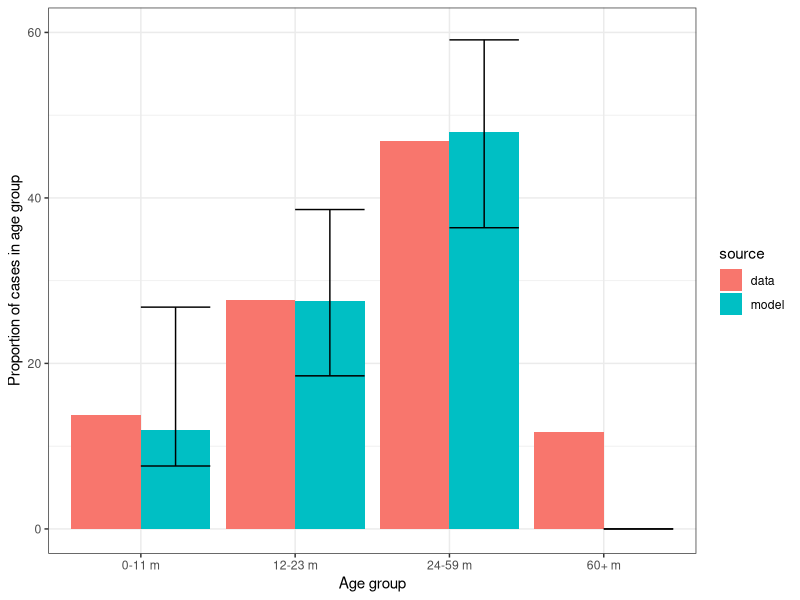
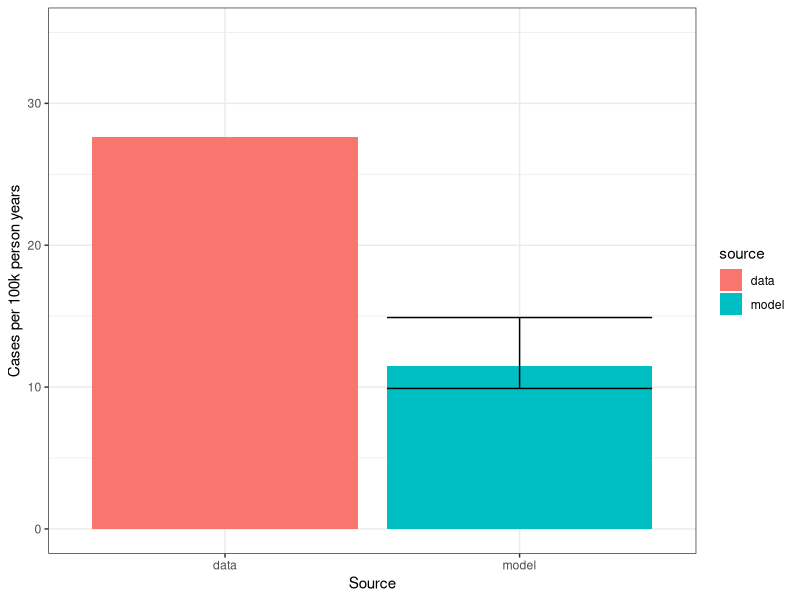
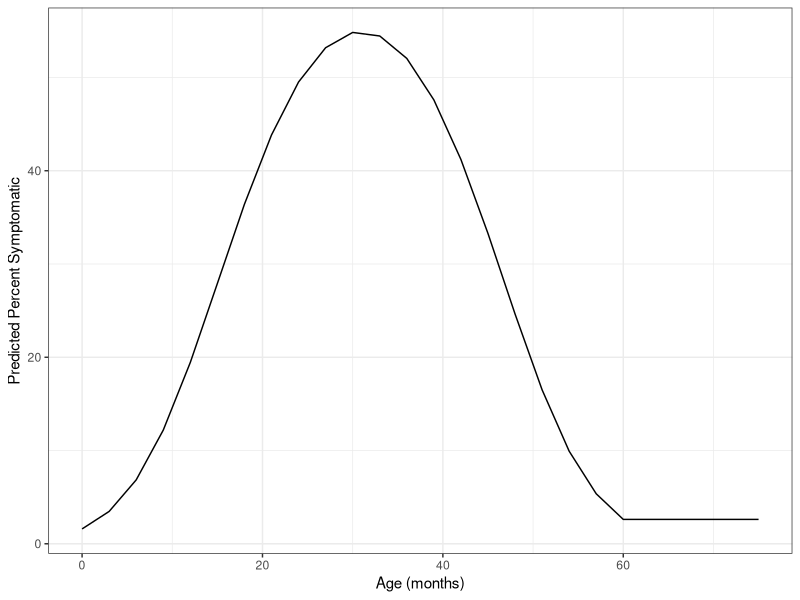
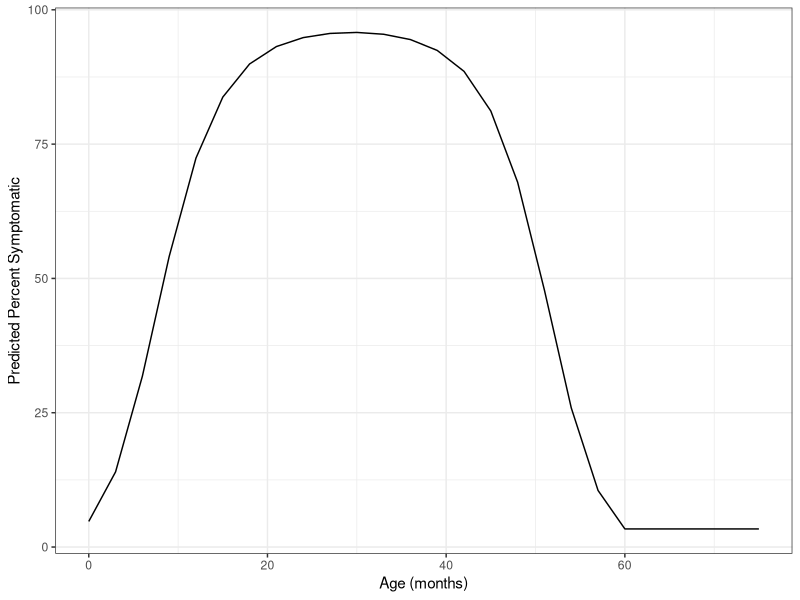
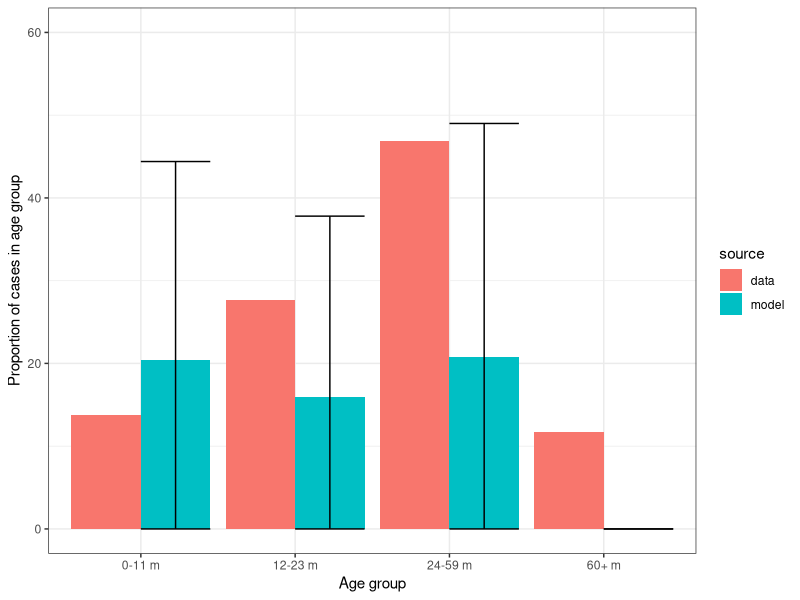
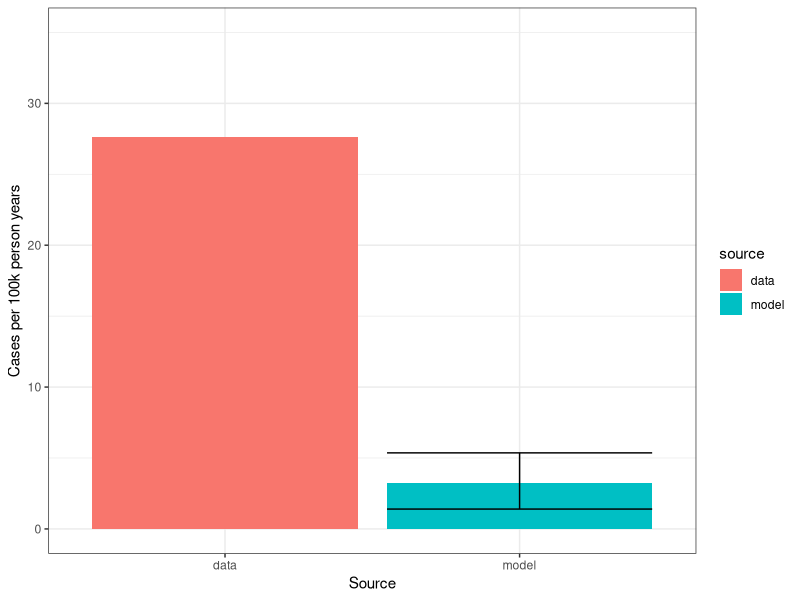
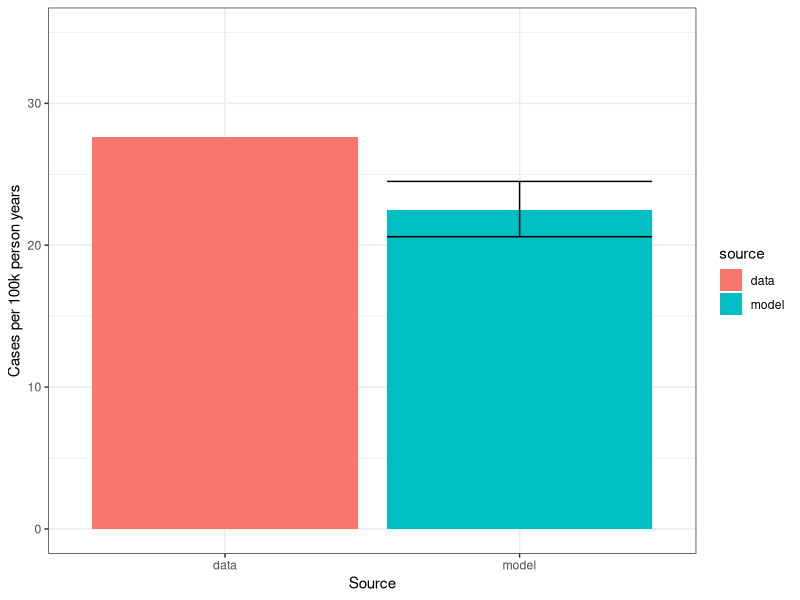
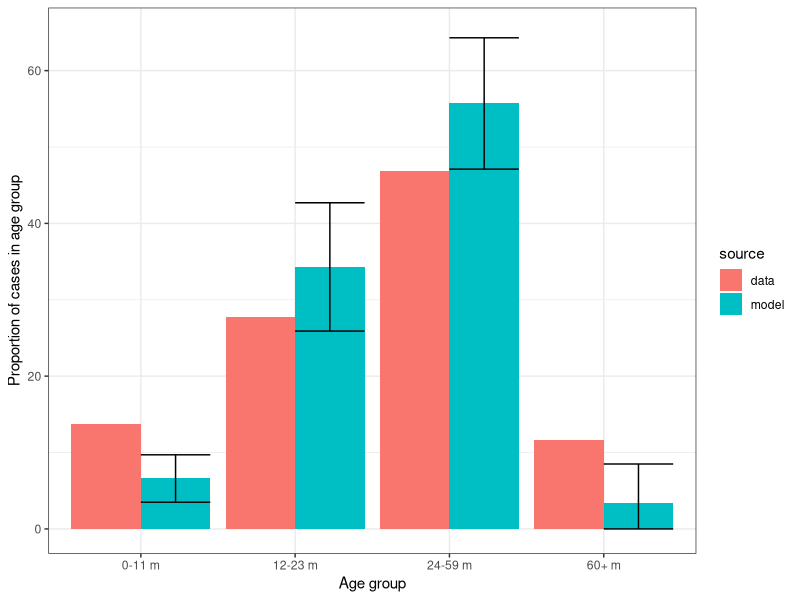

Write R code to recreate these figures, in order.
#Age and infection model (simple) results
age_results<-data.frame(age=c('0-11 m', '12-23 m', '24-59 m', '60+ m'), 
                        source=c(rep('model', 4), rep('data', 4)), 
                        cases_age=c(11.9, 27.5, 48.0, 0, 13.8, 27.7, 46.9, 11.7),
                        LCL=c(7.6, 18.5, 36.4, 0, NA, NA, NA, NA), 
                        UCL=c(26.8, 38.6, 59.1, 0, NA, NA, NA, NA))

require(ggplot2)
ggplot(data=age_results, aes(x=age, y=cases_age, fill=source))+
  geom_bar(stat='identity', position=position_dodge())+
  geom_errorbar(ymin=age_results$LCL, ymax=age_results$UCL, position=position_dodge())+
  theme_bw()+lims(y=c(0, 60))+labs(x='Age group', y='Proportion of cases in age group')

incidence_results<-data.frame(IR=c(27.6, 11.5), 
                              source=c('data', 'model'), LCL=c(NA, 9.9), UCL=c(NA, 14.9))

ggplot(data=incidence_results, aes(x=source, y=IR, fill=source))+
  geom_bar(stat='identity')+
  geom_errorbar(ymin=incidence_results$LCL, ymax=incidence_results$UCL)+
  theme_bw()+lims(y=c(0, 35))+labs(x='Source', y='Cases per 100k person years')

MLE_age_risk<-function(age, beta0=-1.421, beta1=0.171, beta2=-0.004516){
  age_centered<-min(age,60)-12
  linear_predictor<-beta0+beta1*age_centered+beta2*(age_centered^2)
  probability<-1/(1+exp(-1*linear_predictor))
  return(probability)
}

MLE_age_risk(age=6)
age_vec<-seq(from=0, to=75, by=3)
perc_vec<-numeric(length(age_vec))
for(i in 1:length(age_vec)){
  perc_vec[i]<-MLE_age_risk(age=age_vec[i])
}
age_output<-data.frame(age_month=age_vec, percent_severe=perc_vec*100)

ggplot(data=age_output, aes(x=age_month, y=percent_severe))+geom_line()+theme_bw()+
  labs(x='Age (months)', y='Predicted Percent Symptomatic')

#MLE for age and symptoms with the new fitted severity and stronger immune building
MLE_age_risk<-function(age, beta0=0.965, beta1=0.246, beta2=-0.007){
  age_centered<-min(age,60)-12
  linear_predictor<-beta0+beta1*age_centered+beta2*(age_centered^2)
  probability<-1/(1+exp(-1*linear_predictor))
  return(probability)
}

MLE_age_risk(age=6)
age_vec<-seq(from=0, to=75, by=3)
perc_vec<-numeric(length(age_vec))
for(i in 1:length(age_vec)){
  perc_vec[i]<-MLE_age_risk(age=age_vec[i])
}
age_output<-data.frame(age_month=age_vec, percent_severe=perc_vec*100)

ggplot(data=age_output, aes(x=age_month, y=percent_severe))+geom_line()+theme_bw()+
  labs(x='Age (months)', y='Predicted Percent Symptomatic')

#Old infection number model results, poor fits
age_results<-data.frame(age=c('0-11 m', '12-23 m', '24-59 m', '60+ m'), 
                        source=c(rep('model', 4), rep('data', 4)), 
                        cases_age=c(20.4, 15.9, 20.8, 0, 13.8, 27.7, 46.9, 11.7),
                        LCL=c(0, 0, 0, 0, NA, NA, NA, NA), 
                        UCL=c(44.4, 37.8, 49.0, 0, NA, NA, NA, NA))


ggplot(data=age_results, aes(x=age, y=cases_age, fill=source))+
  geom_bar(stat='identity', position=position_dodge())+
  geom_errorbar(ymin=age_results$LCL, ymax=age_results$UCL, position=position_dodge())+
  theme_bw()+lims(y=c(0, 60))+labs(x='Age group', y='Proportion of cases in age group')

incidence_results<-data.frame(IR=c(27.6, 3.27), 
                              source=c('data', 'model'), LCL=c(NA, 1.4), UCL=c(NA, 5.36))

ggplot(data=incidence_results, aes(x=source, y=IR, fill=source))+
  geom_bar(stat='identity')+
  geom_errorbar(ymin=incidence_results$LCL, ymax=incidence_results$UCL)+
  theme_bw()+lims(y=c(0, 35))+labs(x='Source', y='Cases per 100k person years')

#LL age: 
((0.09-0.138)^2)+((0.0233-0.2377)^2)+((0.497-0.469)^2)+((0.180-0.117)^2)
##LL incidence
(log(27.6)-log(15.5))^2
(log(27.6)-log(60.1))^2
#weight incidence LL 10x that of incidence
#"age_distribution": [
#0.09006211180124223,
#0.23291925465838512,
#0.49689440993788825,
#0.18012422360248448
#]

#Trial 49 CIs
#Age and infection model (simple) results, these are back-calculated using the SD
age_results<-data.frame(age=c('0-11 m', '12-23 m', '24-59 m', '60+ m'), 
                        source=c(rep('model', 4), rep('data', 4)), 
                        cases_age=c(6.6, 34.3, 55.7, 3.4, 13.8, 27.7, 46.9, 11.7),
                        LCL=c(3.5, 25.9, 47.1, 0, NA, NA, NA, NA), 
                        UCL=c(9.7, 42.7, 64.3, 8.5, NA, NA, NA, NA))

incidence_results<-data.frame(IR=c(27.6, 22.5), 
                              source=c('data', 'model'), LCL=c(NA, 20.6), UCL=c(NA, 24.5))

ggplot(data=incidence_results, aes(x=source, y=IR, fill=source))+
  geom_bar(stat='identity')+
  geom_errorbar(ymin=incidence_results$LCL, ymax=incidence_results$UCL)+
  theme_bw()+lims(y=c(0, 35))+labs(x='Source', y='Cases per 100k person years')

ggplot(data=age_results, aes(x=age, y=cases_age, fill=source))+
  geom_bar(stat='identity', position=position_dodge())+
  geom_errorbar(ymin=age_results$LCL, ymax=age_results$UCL, position=position_dodge())+
  theme_bw()+lims(y=c(0, 65))+labs(x='Age group', y='Proportion of cases in age group')

#Age severity plot for seed 49
#MLE for age and symptoms with the new fitted severity and stronger immune building
MLE_age_risk<-function(age, beta0=-0.984, beta1=0.258, beta2=-0.0085){
  age_centered<-min(age,60)-12
  linear_predictor<-beta0+beta1*age_centered+beta2*(age_centered^2)
  probability<-1/(1+exp(-1*linear_predictor))
  return(probability)
}

MLE_age_risk(age=6)
age_vec<-seq(from=0, to=75, by=3)
perc_vec<-numeric(length(age_vec))
for(i in 1:length(age_vec)){
  perc_vec[i]<-MLE_age_risk(age=age_vec[i])
}
age_output<-data.frame(age_month=age_vec, percent_severe=perc_vec*100)

ggplot(data=age_output, aes(x=age_month, y=percent_severe*0.2*0.0034))+geom_line()+theme_bw()+
  labs(x='Age (months)', y='Predicted P(reported)')

#Lewnard plot
perc_vec_lewnard<-numeric(length(age_vec))
for(i in 1:length(age_vec)){
  perc_vec_lewnard[i]<-MLE_age_risk(beta0=-1.05, beta1=-0.16, beta2=-0.54, age=age_vec[i])
}

age_output2<-data.frame(age_month=age_vec, percent_severe=perc_vec_lewnard*100)

age_output$source<-'Fitted to UK Surveillance '
age_output2$source<-'Lewnard (India and \nMexico Birth Cohort)'

compare_fits<-rbind(age_output, age_output2)

ggplot(data=compare_fits, aes(x=age_month, y=percent_severe*0.2, group=source, color=source))+
  geom_line()+theme_bw()+
  labs(x='Age (months)', y='Predicted Percent Severe')+theme(legend.position = 'bottom')


#    "beta0": -0.9843161818324684,
#"beta1": 0.25815046011475173,
#"beta2": -0.008516687036056366,
